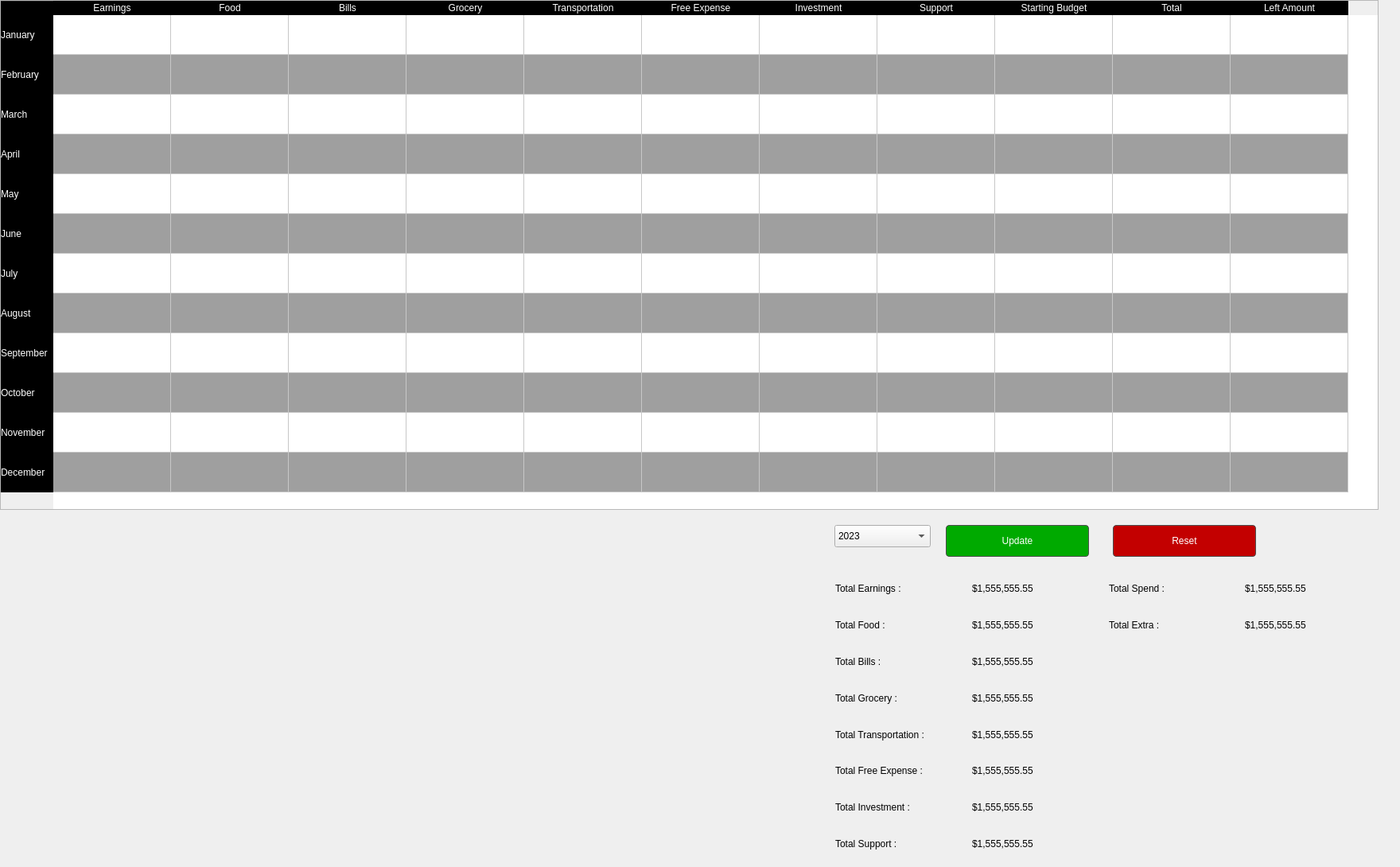
  <widget class="QWidget" name="Monthly_Budget_page">
   <widget class="QWidget" name="Month_Budget_Table_widget" native="true">
    <property name="geometry">
     <rect>
      <x>0</x>
      <y>0</y>
      <width>1751</width>
      <height>741</height>
     </rect>
    </property>
    <widget class="QTableWidget" name="tableWidget">
     <property name="geometry">
      <rect>
       <x>0</x>
       <y>0</y>
       <width>1733</width>
       <height>641</height>
      </rect>
     </property>
     <property name="autoFillBackground">
      <bool>false</bool>
     </property>
     <property name="styleSheet">
      <string notr="true">QTableView {
	alternate-background-color: #9f9f9f;
}
QTableView QHeaderView {
	border-bottom: 2px solid white;
}
QTableView QHeaderView::section {
	color: #ffffff;
	background: #000000;
	border: 2px;
}
QTableView QTableCornerButton::section {
    color: #ffffff;
	background: #000000;
	border-bottom: 2px solid white;
}</string>
     </property>
     <property name="alternatingRowColors">
      <bool>true</bool>
     </property>
     <attribute name="horizontalHeaderDefaultSectionSize">
      <number>148</number>
     </attribute>
     <attribute name="verticalHeaderMinimumSectionSize">
      <number>50</number>
     </attribute>
     <attribute name="verticalHeaderDefaultSectionSize">
      <number>50</number>
     </attribute>
     <row>
      <property name="text">
       <string>January</string>
      </property>
     </row>
     <row>
      <property name="text">
       <string>February</string>
      </property>
     </row>
     <row>
      <property name="text">
       <string>March</string>
      </property>
     </row>
     <row>
      <property name="text">
       <string>April</string>
      </property>
     </row>
     <row>
      <property name="text">
       <string>May</string>
      </property>
     </row>
     <row>
      <property name="text">
       <string>June</string>
      </property>
     </row>
     <row>
      <property name="text">
       <string>July</string>
      </property>
     </row>
     <row>
      <property name="text">
       <string>August</string>
      </property>
     </row>
     <row>
      <property name="text">
       <string>September</string>
      </property>
     </row>
     <row>
      <property name="text">
       <string>October</string>
      </property>
     </row>
     <row>
      <property name="text">
       <string>November</string>
      </property>
     </row>
     <row>
      <property name="text">
       <string>December</string>
      </property>
     </row>
     <column>
      <property name="text">
       <string>Earnings</string>
      </property>
     </column>
     <column>
      <property name="text">
       <string>Food</string>
      </property>
     </column>
     <column>
      <property name="text">
       <string>Bills</string>
      </property>
     </column>
     <column>
      <property name="text">
       <string>Grocery</string>
      </property>
     </column>
     <column>
      <property name="text">
       <string>Transportation</string>
      </property>
     </column>
     <column>
      <property name="text">
       <string>Free Expense</string>
      </property>
     </column>
     <column>
      <property name="text">
       <string>Investment</string>
      </property>
     </column>
     <column>
      <property name="text">
       <string>Support</string>
      </property>
     </column>
     <column>
      <property name="text">
       <string>Starting Budget</string>
      </property>
     </column>
     <column>
      <property name="text">
       <string>Total</string>
      </property>
     </column>
     <column>
      <property name="text">
       <string>Left Amount</string>
      </property>
     </column>
    </widget>
   </widget>
   <widget class="QWidget" name="Month_Budget_outlook_widget" native="true">
    <property name="geometry">
     <rect>
      <x>0</x>
      <y>640</y>
      <width>1031</width>
      <height>441</height>
     </rect>
    </property>
   </widget>
   <widget class="QWidget" name="Month_Budget_control_widget" native="true">
    <property name="geometry">
     <rect>
      <x>1049</x>
      <y>650</y>
      <width>691</width>
      <height>431</height>
     </rect>
    </property>
    <widget class="QComboBox" name="month_budget_year_comboBox_2">
     <property name="geometry">
      <rect>
       <x>0</x>
       <y>10</y>
       <width>121</width>
       <height>28</height>
      </rect>
     </property>
     <property name="styleSheet">
      <string notr="true">font: 14pt &quot;Nirmala UI&quot;;</string>
     </property>
     <item>
      <property name="text">
       <string>2023</string>
      </property>
     </item>
     <item>
      <property name="text">
       <string>2022</string>
      </property>
     </item>
     <item>
      <property name="text">
       <string>2021</string>
      </property>
     </item>
     <item>
      <property name="text">
       <string>2020</string>
      </property>
     </item>
     <item>
      <property name="text">
       <string>2019</string>
      </property>
     </item>
     <item>
      <property name="text">
       <string>2018</string>
      </property>
     </item>
     <item>
      <property name="text">
       <string>2017</string>
      </property>
     </item>
     <item>
      <property name="text">
       <string>2016</string>
      </property>
     </item>
     <item>
      <property name="text">
       <string>2015</string>
      </property>
     </item>
    </widget>
    <widget class="QPushButton" name="Update_pushButton">
     <property name="geometry">
      <rect>
       <x>140</x>
       <y>10</y>
       <width>180</width>
       <height>40</height>
      </rect>
     </property>
     <property name="styleSheet">
      <string notr="true">QPushButton {
    background-color: #00aa00;
    border: 1px solid #4d4d4d;
    border-radius: 4px;
    color: #ffffff;
    padding: 5px;
}
QPushButton:hover {
    background-color: #00ff00;
    border: 1px solid #5a5a5a;
}
QPushButton:pressed {
	background-color: #007900;
    border: 1px solid #5a5a5a;
}</string>
     </property>
     <property name="text">
      <string>Update</string>
     </property>
    </widget>
    <widget class="QPushButton" name="Update_pushButton_2">
     <property name="geometry">
      <rect>
       <x>350</x>
       <y>10</y>
       <width>180</width>
       <height>40</height>
      </rect>
     </property>
     <property name="styleSheet">
      <string notr="true">QPushButton {
    background-color: #c30000;
    border: 1px solid #4d4d4d;
    border-radius: 4px;
    color: #ffffff;
    padding: 5px;
}
QPushButton:hover {
    background-color: #ff5a5a;
    border: 1px solid #5a5a5a;
}
QPushButton:pressed {
	background-color: #8c0000;
    border: 1px solid #5a5a5a;
}</string>
     </property>
     <property name="text">
      <string>Reset</string>
     </property>
    </widget>
    <widget class="QWidget" name="layoutWidget">
     <property name="geometry">
      <rect>
       <x>1</x>
       <y>70</y>
       <width>681</width>
       <height>361</height>
      </rect>
     </property>
     <layout class="QGridLayout" name="gridLayout_5">
      <item row="0" column="0">
       <widget class="QLabel" name="total_earnings_label">
        <property name="text">
         <string>Total Earnings :</string>
        </property>
       </widget>
      </item>
      <item row="0" column="1">
       <widget class="QLabel" name="amount_total_earnings_label">
        <property name="text">
         <string>$1,555,555.55</string>
        </property>
       </widget>
      </item>
      <item row="0" column="2">
       <widget class="QLabel" name="total_spend_label">
        <property name="text">
         <string>Total Spend :</string>
        </property>
       </widget>
      </item>
      <item row="0" column="3">
       <widget class="QLabel" name="amount_total_spend_label">
        <property name="text">
         <string>$1,555,555.55</string>
        </property>
       </widget>
      </item>
      <item row="1" column="0">
       <widget class="QLabel" name="total_food_label">
        <property name="text">
         <string>Total Food :</string>
        </property>
       </widget>
      </item>
      <item row="1" column="1">
       <widget class="QLabel" name="amount_total_food_label">
        <property name="text">
         <string>$1,555,555.55</string>
        </property>
       </widget>
      </item>
      <item row="1" column="2">
       <widget class="QLabel" name="total_extra_label">
        <property name="text">
         <string>Total Extra :</string>
        </property>
       </widget>
      </item>
      <item row="1" column="3">
       <widget class="QLabel" name="amount_total_extra_label">
        <property name="text">
         <string>$1,555,555.55</string>
        </property>
       </widget>
      </item>
      <item row="2" column="0">
       <widget class="QLabel" name="total_bills_label">
        <property name="text">
         <string>Total Bills :</string>
        </property>
       </widget>
      </item>
      <item row="2" column="1">
       <widget class="QLabel" name="amount_total_bills_label">
        <property name="text">
         <string>$1,555,555.55</string>
        </property>
       </widget>
      </item>
      <item row="3" column="0">
       <widget class="QLabel" name="total_grocery_label">
        <property name="text">
         <string>Total Grocery :</string>
        </property>
       </widget>
      </item>
      <item row="3" column="1">
       <widget class="QLabel" name="amount_total_grocery_label">
        <property name="text">
         <string>$1,555,555.55</string>
        </property>
       </widget>
      </item>
      <item row="4" column="0">
       <widget class="QLabel" name="total_transportation_label">
        <property name="text">
         <string>Total Transportation :</string>
        </property>
       </widget>
      </item>
      <item row="4" column="1">
       <widget class="QLabel" name="amount_total_transportation_label">
        <property name="text">
         <string>$1,555,555.55</string>
        </property>
       </widget>
      </item>
      <item row="5" column="0">
       <widget class="QLabel" name="total_free_expense_label">
        <property name="text">
         <string>Total Free Expense :</string>
        </property>
       </widget>
      </item>
      <item row="5" column="1">
       <widget class="QLabel" name="amount_total_free_expense_label">
        <property name="text">
         <string>$1,555,555.55</string>
        </property>
       </widget>
      </item>
      <item row="6" column="0">
       <widget class="QLabel" name="total_investment_label">
        <property name="text">
         <string>Total Investment :</string>
        </property>
       </widget>
      </item>
      <item row="6" column="1">
       <widget class="QLabel" name="amount_total_investment_label">
        <property name="text">
         <string>$1,555,555.55</string>
        </property>
       </widget>
      </item>
      <item row="7" column="0">
       <widget class="QLabel" name="total_support_label">
        <property name="text">
         <string>Total Support :</string>
        </property>
       </widget>
      </item>
      <item row="7" column="1">
       <widget class="QLabel" name="amount_total_support_label">
        <property name="text">
         <string>$1,555,555.55</string>
        </property>
       </widget>
      </item>
     </layout>
    </widget>
   </widget>
  </widget>
